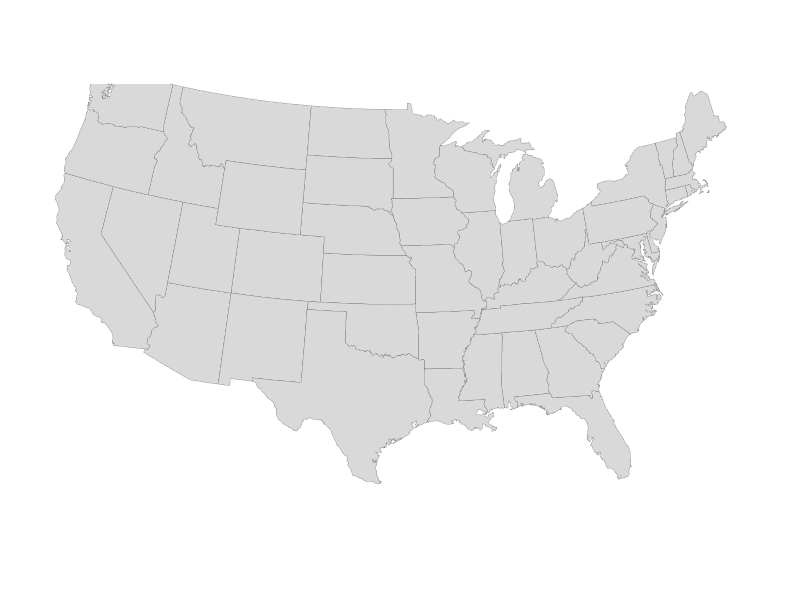
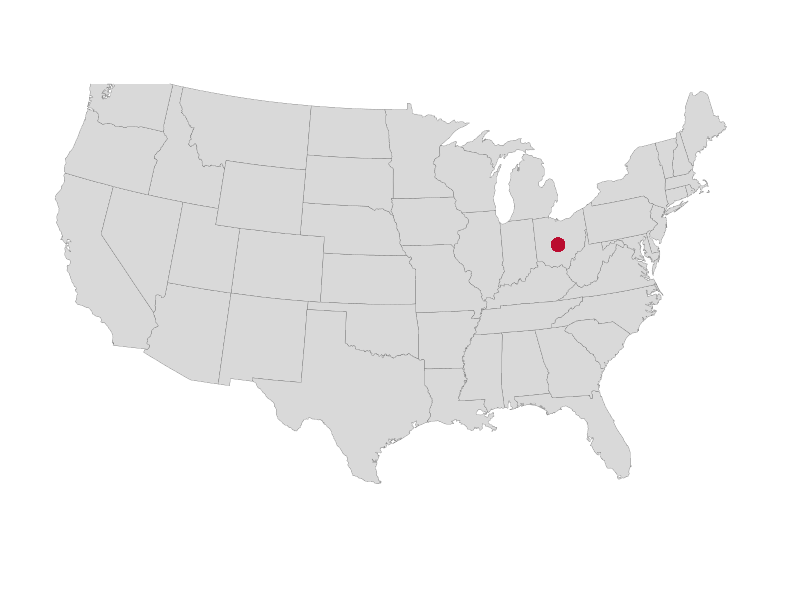
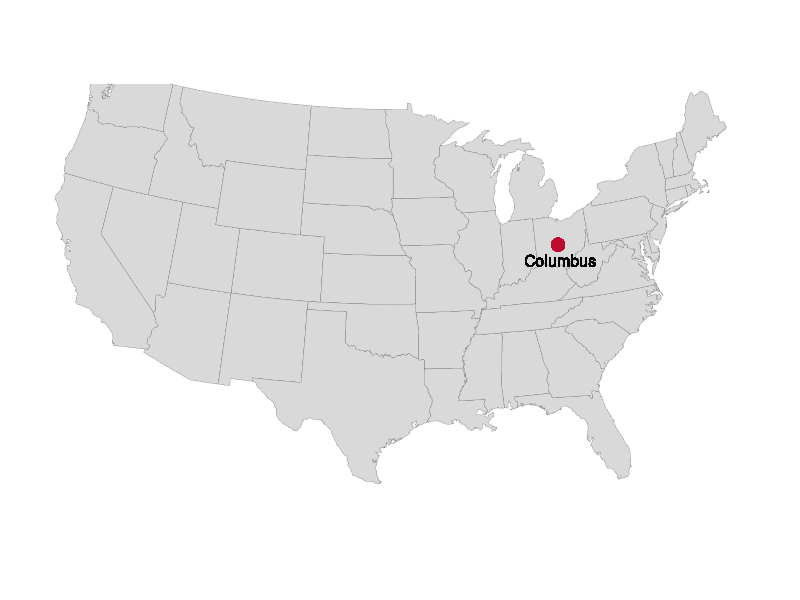
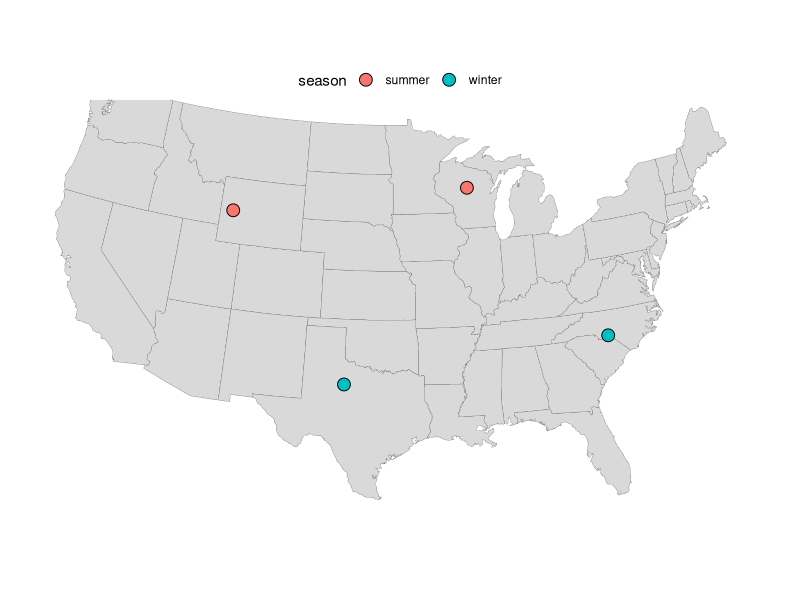
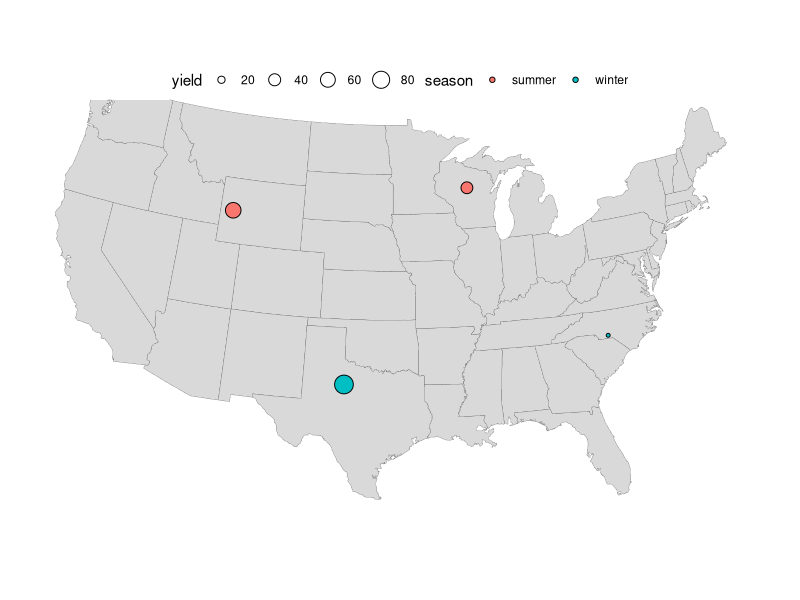
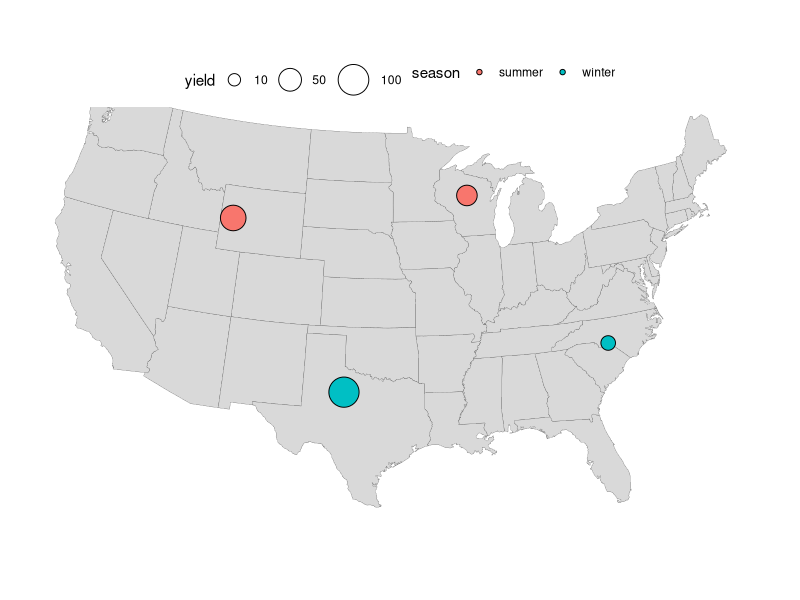
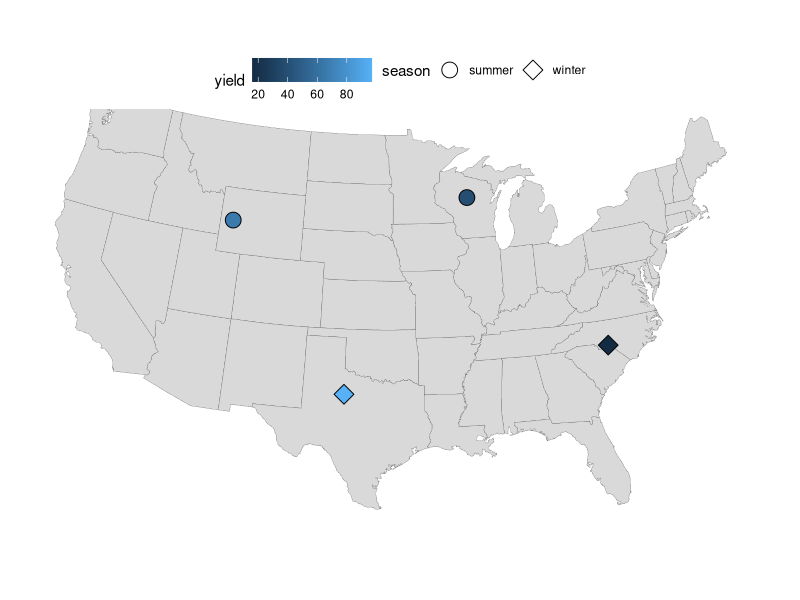
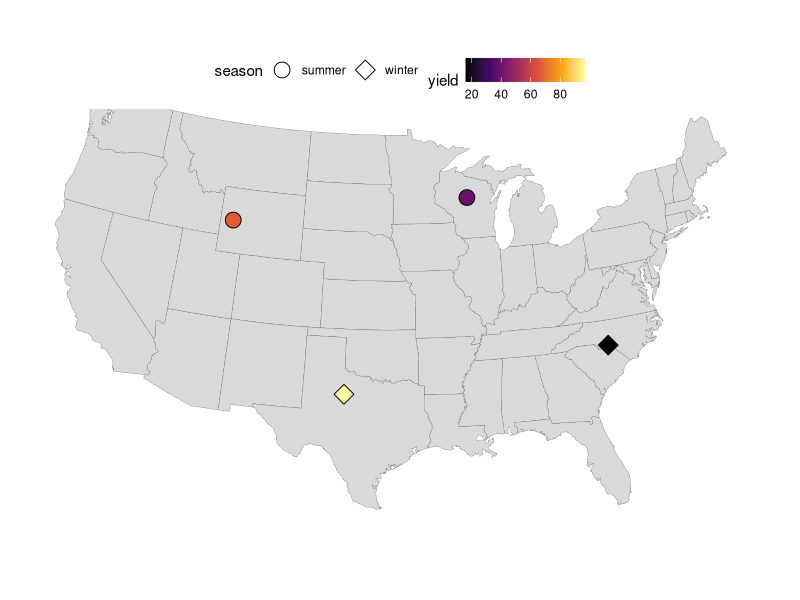

These charts were generated, in order, by the following R code: (Note: this script raises an error after producing the figures.)
## ---- chunk 1
library(maps)
library(sf)
library(tidyverse)
library(ggrepel)
## ---- chunk 2
theme_set(theme_void())
theme_update(legend.position = "top")
## ---- chunk 3
states <- map_data(map = "state")

head(states)
## ---- chunk 4
p <- ggplot(states) +
  geom_polygon(
    aes(x = long, y = lat, group = group),
    fill = "grey85",
    color = "grey40",
    linewidth = 0.1
    ) +
  coord_sf(crs = 5070, default_crs = 4326)

p
## ---- chunk 5
p +
  geom_point(x = -82.99, y = 39.99, colour = "#ba0c2f", size = 4)
## ---- chunk 6
p +
  geom_point(x = -82.99, y = 39.99, colour = "#ba0c2f", size = 4) +
  geom_text(x = -82.99, y = 39.99 - 1, label = "Columbus", size = 4)
## ---- chunk 7
locations <- data.frame(
  location = c("L01", "L02", "L03", "L04"),
  long = c(-80, -100, -90, -110),
  lat = c(35, 33, 45, 43),
  season = c("winter", "winter", "summer", "summer"),
  yield = c(16, 97, 39, 66)
)

locations
## ---- chunk 8
p +
  geom_point(
    data = locations,
    aes(x = long, y = lat, fill = season),
    size = 4,
    shape = 21
    )
## ---- chunk 9
p_size <- p + 
  geom_point(
    data = locations,
    aes(x = long, y = lat, fill = season, size = yield),
    shape = 21
    )

p_size
## ---- chunk 10
p_size +
  scale_size_continuous(
    limits = c(0, 100),
    breaks = c(10, 50, 100),
    range = c(1, 10)
    )
## ---- chunk 11
p_fill <- p +
  geom_point(
    data = locations,
    aes(x = long, y = lat, shape = season, fill = yield),
    size = 5
    ) +
  # Make sure the shapes support a fill color (the default ones don't):
  scale_shape_manual(values = c(21, 23))

p_fill
## ---- chunk 12
p_fill +
  scale_fill_viridis_c(option = "inferno")
## ---- chunk 13
map_data(map = "county") |>
  head()
## ---- chunk 14
ohio <- map_data(map = "county") |>
  filter(region == "ohio")

head(ohio)
## ---- chunk 15
ohio |> count(region)
ohio |> count(subregion) |> head()
## ---- chunk 16
p_ohio <- ggplot(ohio) +
  geom_polygon(
    aes(x = long, y = lat, group = group),
    fill = "grey90",
    color = "grey70"
    ) +
  coord_sf()

p_ohio
## ---- chunk 17
ohio <- ohio |>
  mutate(subregion = tools::toTitleCase(subregion))

head(ohio)
## ---- chunk 18
p_ohio +
  geom_text(
    aes(x = long, y = lat, label = subregion),
    color = "darkblue",
    size = 3
    )
## ---- chunk 19
county_coords <- ohio |>
  summarize(
    long = max(long) - ((max(long) - min(long)) / 2),
    lat = max(lat) - ((max(lat) - min(lat)) / 2),
    .by = subregion
    )

head(county_coords)
## ---- chunk 20
p_ohio +
  geom_text(
    data = county_coords,
    aes(x = long, y = lat, label = subregion),
    color = "darkblue",
    size = 3
    )
## ---- chunk 21
focal_counties <- c("Franklin", "Wayne", "Allen",
                    "Richland", "Marion", "Licking")

county_coords_sel <- county_coords |>
  filter(subregion %in% focal_counties)

p_ohio +
  geom_text(
    data = county_coords_sel,
    aes(x = long, y = lat, label = subregion),
    color = "darkblue",
    size = 4
    )
## ---- chunk 22
focal_counties <- c("Franklin", "Wayne", "Allen",
                    "Richland", "Marion", "Licking") 

county_coords_sel <- county_coords |>
  filter(subregion %in% focal_counties)
## ---- chunk 23
p_ohio +
  geom_text(
    data = county_coords_sel,
    aes(x = long, y = lat, label = subregion),
    color = "darkblue",
    size = 4
    )
## ---- chunk 24
#| classes: preview-image
p_ohio +
  geom_polygon(
    data = ohio |> filter(subregion %in% focal_counties),
    aes(x = long, y = lat, group = group, fill = subregion),
    color = "grey70"
    ) +
  geom_text(
    data = county_coords_sel,
    aes(x = long, y = lat, label = subregion),
    color = "darkblue",
    size = 4
    ) +
  guides(fill = "none")
## ---- chunk 25
p_ohio +
  geom_polygon(
    data = ohio |> filter(subregion %in% focal_counties),
    aes(x = long, y = lat, group = group, fill = subregion),
    color = "grey70"
    ) +
  geom_text(
    data = county_coords_sel,
    aes(x = long, y = lat, label = subregion),
    color = "darkblue",
    size = 4
    ) +
  guides(fill = "none")
## ---- chunk 26
# 'us.cities' should be available if you have loaded the maps package
head(us.cities)
## ---- chunk 27
oh_cities <- us.cities |>
  filter(country.etc == "OH", pop > 50000) |>
  mutate(name = sub(" OH", "", name))

head(oh_cities)
## ---- chunk 28
p_ohio_cities <- p_ohio +
  geom_point(
    data = oh_cities,
    aes(x = long, y = lat, size = pop),
    fill = "steelblue3",
    shape = 21
    )

p_ohio_cities
## ---- chunk 29
p_ohio_cities +
  geom_text(
    data = oh_cities,
    aes(x = long, y = lat + 0.1, label = name)
    )
## ---- chunk 30
p_ohio_cities_labeled <- p_ohio_cities +
  geom_text_repel(
    data = oh_cities,
    aes(x = long, y = lat, label = name)
    )

p_ohio_cities_labeled
## ---- chunk 31
p_ohio_cities_labeled +
  scale_size_continuous(
    name = "Population size",
    labels = scales::comma,
    breaks = c(100, 250, 500) * 1000
  )
## ---- chunk 32
range(oh_cities$pop)
## ---- chunk 33
oh_cities |> arrange(pop) |> head(n = 1)
oh_cities |> arrange(desc(pop)) |> head(n = 1)
## ---- chunk 34
p_ohio_cities_labeled +
  scale_size_continuous(
    name = "Population size",
    labels = scales::comma,
    breaks = c(50, 100, 250, 500, 750) * 1000
  )
## ---- chunk 35
p_ohio_cities_labeled +
  scale_size_continuous(
    name = "Population size",
    labels = scales::comma,
    limits = c(50, 750) * 1000,
    breaks = c(50, 100, 250, 500, 750) * 1000
  )
## ---- chunk 36
oh_cities <- oh_cities |>
  mutate(is_large = ifelse(pop > 100000, "bold.italic", "plain"))
p_ohio_cities +
  geom_text_repel(
    data = oh_cities,
    aes(x = long, y = lat, label = name, fontface = is_large)
    )
## ---- chunk 37
oh_cities <- oh_cities |>
  mutate(is_large = ifelse(pop > 100000, "bold.italic", "plain"))
## ---- chunk 38
p_ohio_cities +
  geom_text_repel(
    data = oh_cities,
    aes(x = long, y = lat, label = name, fontface = is_large)
    )
## ---- chunk 39
oh_cities <- oh_cities |>
  mutate(is_large = ifelse(pop > 100000, TRUE, FALSE))

p_ohio_cities +
  geom_text_repel(
    data = oh_cities,
    aes(x = long, y = lat, label = name, fontface = is_large)
    )
